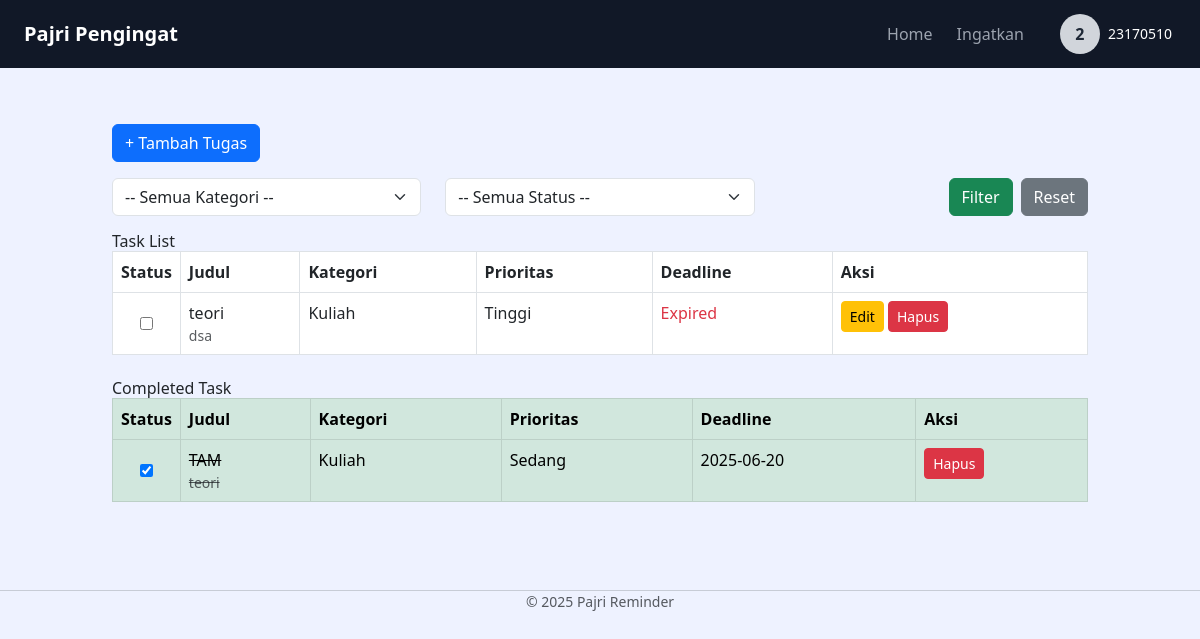
The page /user/dashboard.php (signed in) on the database its author committed.
### tables this page shows
CREATE TABLE `tasks` (
  `id` int NOT NULL,
  `user_id` int DEFAULT NULL,
  `category_id` int DEFAULT NULL,
  `priority_id` int DEFAULT NULL,
  `status_id` int DEFAULT NULL,
  `title` varchar(255) NOT NULL,
  `description` text,
  `due_date` date DEFAULT NULL,
  `created_at` timestamp NULL DEFAULT CURRENT_TIMESTAMP
);

CREATE TABLE `categories` (
  `id` int NOT NULL,
  `name` varchar(50) NOT NULL
);

CREATE TABLE `priorities` (
  `id` int NOT NULL,
  `level` varchar(20) NOT NULL
);

### user/dashboard.php (the view, shortened to what this page needs)
<?php
include '../koneksi.php';
$user = $_SESSION['user'];
$query = "SELECT t.*, c.name as category, p.level, s.name as status, s.id as status_id
          FROM tasks t
          JOIN categories c ON t.category_id = c.id
          JOIN priorities p ON t.priority_id = p.id
          JOIN statuses s ON t.status_id = s.id
          WHERE 1=1 AND t.user_id = ?";
$params = [$user['id']];
$query .= " ORDER BY t.due_date ASC, p.level DESC";
$stmt = $pdo->prepare($query);
$stmt->execute($params);
$tasks = $stmt->fetchAll();
$belum = array_filter($tasks, fn($t) => $t['status_id'] != 3);
$selesai = array_filter($tasks, fn($t) => $t['status_id'] == 3);
?>
<!DOCTYPE html>
<html lang="id">
<head>
    <link href="https://cdn.jsdelivr.net/npm/bootstrap@5.3.0/dist/css/bootstrap.min.css" rel="stylesheet">
    <link rel="stylesheet" href="css/dashboard.css">
</head>
<body>
    <?php include 'header.php'; ?>
    <div class="container p-4">
        <button class="btn btn-primary mb-3" data-bs-toggle="modal" data-bs-target="#modalTambahTugas"
            style="margin-top: 100px;">+ Tambah Tugas</button>
        <form method="get" class="row mb-3">
            <div class="col-md-4">
                <select name="kategori" class="form-select">
                    <option value="">-- Semua Kategori --</option>
                </select>
            </div>
            <div class="col-md-4">
                <select name="status" class="form-select">
                    <option value="">-- Semua Status --</option>
                </select>
            </div>
            <div class="col-md-4 d-flex justify-content-end">
                <button class="btn btn-success me-2" type="submit">Filter</button>
                <a href="dashboard.php" class="btn btn-secondary">Reset</a>
            </div>
        </form>
        <h4>Task List</h4>
        <table class="table table-bordered">
            <thead>
                <tr>
                    <th class="col-status">Status</th>
                    <th>Judul</th>
                    <th>Kategori</th>
                    <th>Prioritas</th>
                    <th>Deadline</th>
                    <th>Aksi</th>
                </tr>
            </thead>
            <tbody>
                <?php foreach ($belum as $task): ?>
                    <tr>
                        <td class="col-status">
                            <form method="post" action="ubah_status.php" style="display:inline;">
                                <input type="checkbox" onchange="this.form.submit()">
                            </form>
                        </td>
                        <td>
                            <?= htmlspecialchars($task['title']) ?>
                            <div class="text-muted small"><?= nl2br(htmlspecialchars($task['description'])) ?></div>
                        </td>
                        <td><?= htmlspecialchars($task['category']) ?></td>
                        <td><?= htmlspecialchars($task['level']) ?></td>
                        <td>
                            <?php
                            $now = new DateTime();
                            $due = new DateTime($task['due_date']);
                            if ($due > $now) {
                                $interval = $now->diff($due);
                                $days = $interval->days;
                                $hours = $interval->h;
                                $minutes = $interval->i;
                                if ($days >= 1) {
                                    echo "{$days} days {$hours} hours";
                                } else {
                                    echo "{$hours} hours {$minutes} minutes";
                                }
                            } else {
                                echo "<span class='text-danger'>Expired</span>";
                            }
                            ?>
                        </td>
                        <td>
                            <a href="javascript:void(0)" onclick="bukaModalEdit(<?= $task['id'] ?>)"
                                class="btn btn-warning btn-sm">Edit</a>
                            <a href="hapus_tugas.php?id=<?= $task['id'] ?>" onclick="return confirm('Hapus?')"
                                class="btn btn-danger btn-sm">Hapus</a>
                        </td>
                    </tr>
                <?php endforeach; ?>
            </tbody>
        </table>
        <h4 class="mt-4">Completed Task</h4>
        <table class="table table-bordered table-success">
            <thead>
                <tr>
                    <th class="col-status">Status</th>
                    <th>Judul</th>
                    <th>Kategori</th>
                    <th>Prioritas</th>
                    <th>Deadline</th>
                    <th>Aksi</th>
                </tr>
            </thead>
            <tbody>
                <?php foreach ($selesai as $task): ?>
                    <tr>
                        <td class="col-status">
                            <form method="post" action="ubah_status.php" style="display:inline;">
                                <input type="checkbox" onchange="this.form.submit()" checked>
                            </form>
                        </td>
                        <td>
                            <s><?= htmlspecialchars($task['title']) ?></s>
                            <div class="text-muted small"><s><?= nl2br(htmlspecialchars($task['description'])) ?></s></div>
                        </td>
                        <td><?= htmlspecialchars($task['category']) ?></td>
                        <td><?= htmlspecialchars($task['level']) ?></td>
                        <td><?= htmlspecialchars($task['due_date']) ?></td>
                        <td>
                            <a href="hapus_tugas.php?id=<?= $task['id'] ?>" onclick="return confirm('Hapus?')"
                                class="btn btn-danger btn-sm">Hapus</a>
                        </td>
                    </tr>
                <?php endforeach; ?>
            </tbody>
        </table>
    </div>
    <?php include 'footer.php'; ?>
</body>
</html>

### user/css/dashboard.css (style rules this page uses)
body { background-color: #eef2ff; scrollbar-width: none !important; -ms-overflow-style: none !important; }
.col-status { width: 50px; text-align: center; vertical-align: middle !important; }
.col-status form { display: flex; justify-content: center; align-items: center; height: 100%; margin: 0; }

### rows shown on the page
tasks: title "teori", description "dsa", category.name "Kuliah", priority.level "Tinggi", due_date "Expired"
tasks: title "TAM", description "teori", category.name "Kuliah", priority.level "Sedang", due_date "2025-06-20"

### other values the page prints
$_SESSION['user']['username'] "23170510"
